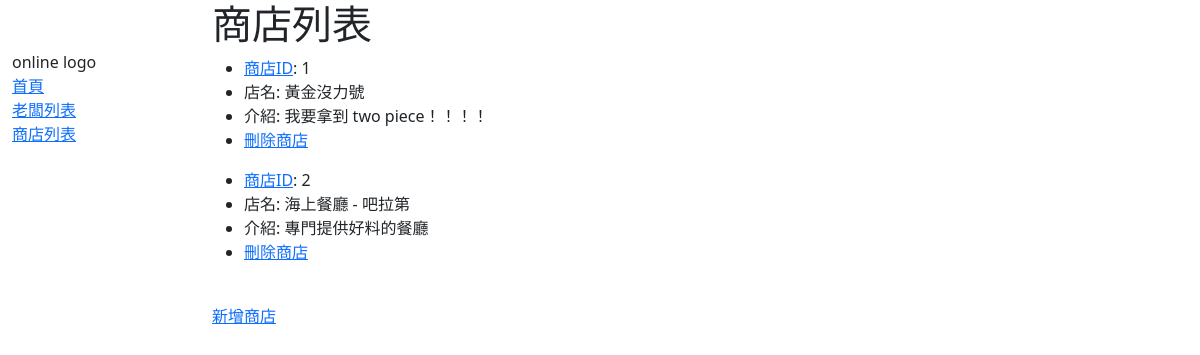
The page /online/stores/ on the database as committed earlier.
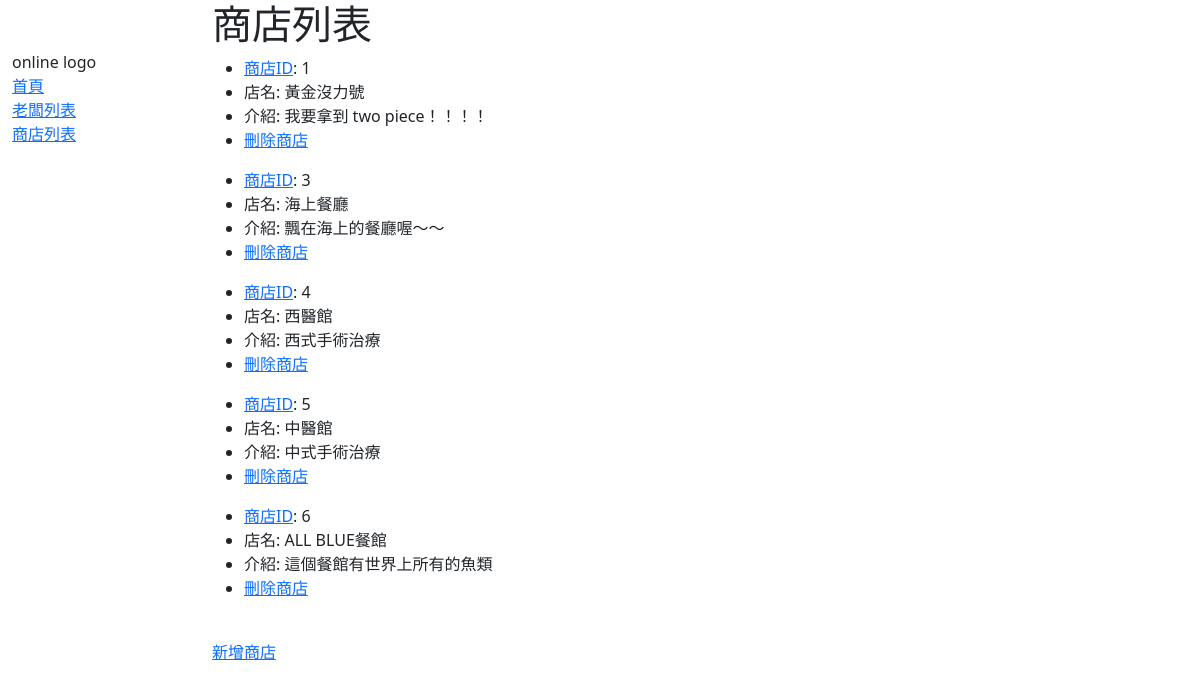
The same page on the database as committed later.
### online/models.py (models this page shows, shortened)
class Store(models.Model):
    title = models.CharField(max_length=100)
    description = models.TextField()
    employer = models.ForeignKey(Employer, on_delete=models.SET_NULL, null=True)
    def get_absolute_url(self):
        return reverse('store-detail', args=[str(self.id)])

### online/views.py (the view)
# urls.py: path("stores/", views.StoreListView.as_view(), name='store-list'),
class StoreListView(generic.ListView):
    model = Store

### online/templates/online/store_list.html
{% extends 'sidebar.html' %}
{% block content %}
  <h1>商店列表</h1>
  {% for store in store_list %}
    <ul>
      <li>
        <a href="{{ store.get_absolute_url }}">商店ID</a>: {{ store.id }}
      </li>
      <li>店名: {{ store.title }}</li>
      <li>介紹: {{ store.description }}</li>
      <li><a href="{% url 'store-delete' store.id %}">刪除商店</a></li>
    </ul>
  {% endfor %}
  <br>
  <a href="{% url 'store-create' %}">新增商店</a>
{% endblock %}

Rows that differ between the two databases and show on the page:
removed Store: id "2", title "海上餐廳 - 吧拉第", description "專門提供好料的餐廳"
added Store: id "3", title "海上餐廳", description "飄在海上的餐廳喔～～"
added Store: id "4", title "西醫館", description "西式手術治療"
added Store: id "5", title "中醫館", description "中式手術治療"
added Store: id "6", title "ALL BLUE餐館", description "這個餐館有世界上所有的魚類"
